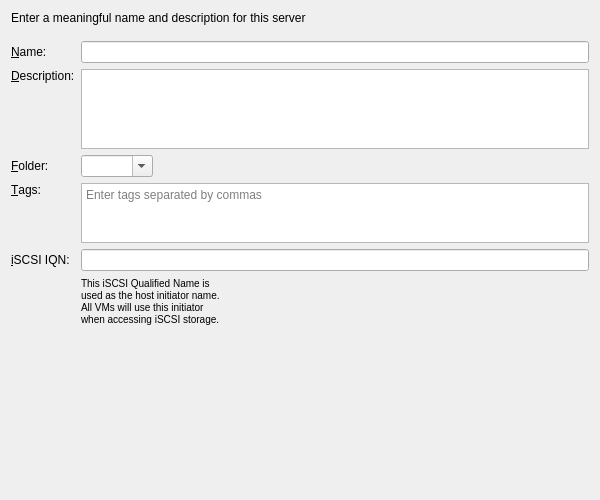
<?xml version="1.0" encoding="UTF-8"?>
<ui version="4.0">
 <class>GeneralEditPage</class>
 <widget class="QWidget" name="GeneralEditPage">
  <property name="geometry">
   <rect>
    <x>0</x>
    <y>0</y>
    <width>600</width>
    <height>500</height>
   </rect>
  </property>
  <layout class="QVBoxLayout" name="verticalLayout">
   <item>
    <widget class="QLabel" name="labelTitle">
     <property name="text">
      <string>Enter a meaningful name and description for this server</string>
     </property>
     <property name="wordWrap">
      <bool>true</bool>
     </property>
    </widget>
   </item>
   <item>
    <spacer name="verticalSpacer1">
     <property name="orientation">
      <enum>Qt::Vertical</enum>
     </property>
     <property name="sizeType">
      <enum>QSizePolicy::Fixed</enum>
     </property>
     <property name="sizeHint" stdset="0">
      <size>
       <width>20</width>
       <height>10</height>
      </size>
     </property>
    </spacer>
   </item>
   <item>
    <layout class="QFormLayout" name="formLayout">
     <property name="fieldGrowthPolicy">
      <enum>QFormLayout::ExpandingFieldsGrow</enum>
     </property>
     <item row="0" column="0">
      <widget class="QLabel" name="lblName">
       <property name="text">
        <string>&amp;Name:</string>
       </property>
       <property name="buddy">
        <cstring>txtName</cstring>
       </property>
      </widget>
     </item>
     <item row="0" column="1">
      <widget class="QLineEdit" name="txtName">
       <property name="maxLength">
        <number>255</number>
       </property>
      </widget>
     </item>
     <item row="1" column="0">
      <widget class="QLabel" name="lblDescription">
       <property name="text">
        <string>&amp;Description:</string>
       </property>
       <property name="alignment">
        <set>Qt::AlignLeading|Qt::AlignLeft|Qt::AlignTop</set>
       </property>
       <property name="buddy">
        <cstring>txtDescription</cstring>
       </property>
      </widget>
     </item>
     <item row="1" column="1">
      <widget class="QPlainTextEdit" name="txtDescription">
       <property name="maximumSize">
        <size>
         <width>16777215</width>
         <height>80</height>
        </size>
       </property>
      </widget>
     </item>
     <item row="2" column="0">
      <widget class="QLabel" name="lblFolder">
       <property name="text">
        <string>&amp;Folder:</string>
       </property>
       <property name="buddy">
        <cstring>cmbFolder</cstring>
       </property>
      </widget>
     </item>
     <item row="2" column="1">
      <widget class="QComboBox" name="cmbFolder">
       <property name="editable">
        <bool>true</bool>
       </property>
      </widget>
     </item>
     <item row="3" column="0">
      <widget class="QLabel" name="lblTags">
       <property name="text">
        <string>&amp;Tags:</string>
       </property>
       <property name="alignment">
        <set>Qt::AlignLeading|Qt::AlignLeft|Qt::AlignTop</set>
       </property>
       <property name="buddy">
        <cstring>txtTags</cstring>
       </property>
      </widget>
     </item>
     <item row="3" column="1">
      <widget class="QPlainTextEdit" name="txtTags">
       <property name="maximumSize">
        <size>
         <width>16777215</width>
         <height>60</height>
        </size>
       </property>
       <property name="placeholderText">
        <string>Enter tags separated by commas</string>
       </property>
      </widget>
     </item>
     <item row="4" column="0">
      <widget class="QLabel" name="lblIQN">
       <property name="text">
        <string>&amp;iSCSI IQN:</string>
       </property>
       <property name="buddy">
        <cstring>txtIQN</cstring>
       </property>
      </widget>
     </item>
     <item row="4" column="1">
      <widget class="QLineEdit" name="txtIQN"/>
     </item>
     <item row="5" column="1">
      <widget class="QLabel" name="lblIQNHint">
       <property name="text">
        <string>&lt;small&gt;This iSCSI Qualified Name is used as the host initiator name. All VMs will use this initiator when accessing iSCSI storage.&lt;/small&gt;</string>
       </property>
       <property name="wordWrap">
        <bool>true</bool>
       </property>
      </widget>
     </item>
    </layout>
   </item>
   <item>
    <spacer name="verticalSpacer2">
     <property name="orientation">
      <enum>Qt::Vertical</enum>
     </property>
     <property name="sizeHint" stdset="0">
      <size>
       <width>20</width>
       <height>40</height>
      </size>
     </property>
    </spacer>
   </item>
  </layout>
 </widget>
 <resources/>
 <connections/>
</ui>
